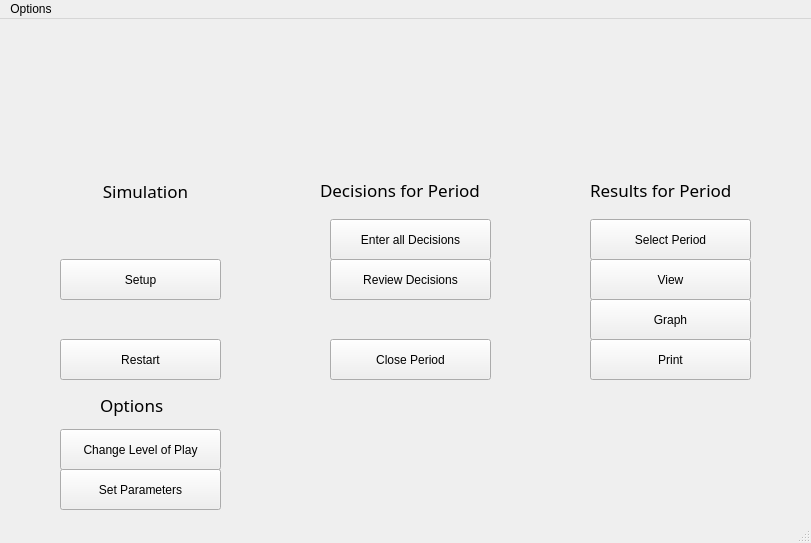
<?xml version="1.0" encoding="UTF-8"?>
<ui version="4.0">
 <class>Mese</class>
 <widget class="QMainWindow" name="Mese">
  <property name="enabled">
   <bool>true</bool>
  </property>
  <property name="geometry">
   <rect>
    <x>0</x>
    <y>0</y>
    <width>811</width>
    <height>543</height>
   </rect>
  </property>
  <property name="mouseTracking">
   <bool>false</bool>
  </property>
  <property name="windowTitle">
   <string>Mese</string>
  </property>
  <widget class="QWidget" name="centralwidget">
   <widget class="QPushButton" name="pushButton">
    <property name="geometry">
     <rect>
      <x>60</x>
      <y>240</y>
      <width>161</width>
      <height>41</height>
     </rect>
    </property>
    <property name="text">
     <string>Setup</string>
    </property>
   </widget>
   <widget class="QPushButton" name="pushButton_2">
    <property name="geometry">
     <rect>
      <x>60</x>
      <y>320</y>
      <width>161</width>
      <height>41</height>
     </rect>
    </property>
    <property name="text">
     <string>Restart</string>
    </property>
   </widget>
   <widget class="QLabel" name="label">
    <property name="geometry">
     <rect>
      <x>80</x>
      <y>160</y>
      <width>131</width>
      <height>21</height>
     </rect>
    </property>
    <property name="maximumSize">
     <size>
      <width>141</width>
      <height>16777215</height>
     </size>
    </property>
    <property name="font">
     <font>
      <family>Montserrat Medium</family>
      <pointsize>13</pointsize>
      <weight>50</weight>
      <italic>false</italic>
      <bold>false</bold>
      <underline>false</underline>
      <strikeout>false</strikeout>
      <kerning>true</kerning>
     </font>
    </property>
    <property name="locale">
     <locale language="English" country="UnitedStates"/>
    </property>
    <property name="text">
     <string comment="30">Simulation</string>
    </property>
    <property name="textFormat">
     <enum>Qt::AutoText</enum>
    </property>
    <property name="scaledContents">
     <bool>false</bool>
    </property>
    <property name="alignment">
     <set>Qt::AlignCenter</set>
    </property>
    <property name="wordWrap">
     <bool>false</bool>
    </property>
    <property name="margin">
     <number>0</number>
    </property>
    <property name="indent">
     <number>-1</number>
    </property>
    <property name="textInteractionFlags">
     <set>Qt::LinksAccessibleByKeyboard|Qt::TextSelectableByKeyboard|Qt::TextSelectableByMouse</set>
    </property>
    <property name="buddy">
     <cstring></cstring>
    </property>
   </widget>
   <widget class="QLabel" name="label_3">
    <property name="geometry">
     <rect>
      <x>590</x>
      <y>160</y>
      <width>191</width>
      <height>21</height>
     </rect>
    </property>
    <property name="font">
     <font>
      <family>Montserrat Medium</family>
      <pointsize>13</pointsize>
     </font>
    </property>
    <property name="text">
     <string>Results for Period </string>
    </property>
   </widget>
   <widget class="QLabel" name="label_2">
    <property name="geometry">
     <rect>
      <x>320</x>
      <y>150</y>
      <width>201</width>
      <height>41</height>
     </rect>
    </property>
    <property name="font">
     <font>
      <family>Montserrat Medium</family>
      <pointsize>13</pointsize>
     </font>
    </property>
    <property name="layoutDirection">
     <enum>Qt::LeftToRight</enum>
    </property>
    <property name="text">
     <string>Decisions for Period </string>
    </property>
   </widget>
   <widget class="QPushButton" name="pushButton_3">
    <property name="geometry">
     <rect>
      <x>330</x>
      <y>200</y>
      <width>161</width>
      <height>41</height>
     </rect>
    </property>
    <property name="text">
     <string>Enter all Decisions</string>
    </property>
   </widget>
   <widget class="QPushButton" name="pushButton_4">
    <property name="geometry">
     <rect>
      <x>330</x>
      <y>240</y>
      <width>161</width>
      <height>41</height>
     </rect>
    </property>
    <property name="text">
     <string>Review Decisions</string>
    </property>
   </widget>
   <widget class="QPushButton" name="pushButton_5">
    <property name="geometry">
     <rect>
      <x>330</x>
      <y>320</y>
      <width>161</width>
      <height>41</height>
     </rect>
    </property>
    <property name="text">
     <string>Close Period</string>
    </property>
   </widget>
   <widget class="QPushButton" name="pushButton_6">
    <property name="geometry">
     <rect>
      <x>590</x>
      <y>200</y>
      <width>161</width>
      <height>41</height>
     </rect>
    </property>
    <property name="text">
     <string>Select Period</string>
    </property>
   </widget>
   <widget class="QPushButton" name="pushButton_7">
    <property name="geometry">
     <rect>
      <x>590</x>
      <y>240</y>
      <width>161</width>
      <height>41</height>
     </rect>
    </property>
    <property name="text">
     <string>View</string>
    </property>
   </widget>
   <widget class="QPushButton" name="pushButton_8">
    <property name="geometry">
     <rect>
      <x>590</x>
      <y>280</y>
      <width>161</width>
      <height>41</height>
     </rect>
    </property>
    <property name="text">
     <string>Graph</string>
    </property>
   </widget>
   <widget class="QPushButton" name="pushButton_9">
    <property name="geometry">
     <rect>
      <x>590</x>
      <y>320</y>
      <width>161</width>
      <height>41</height>
     </rect>
    </property>
    <property name="text">
     <string>Print</string>
    </property>
   </widget>
   <widget class="QLabel" name="label_4">
    <property name="geometry">
     <rect>
      <x>100</x>
      <y>370</y>
      <width>71</width>
      <height>31</height>
     </rect>
    </property>
    <property name="font">
     <font>
      <family>Montserrat Medium</family>
      <pointsize>13</pointsize>
     </font>
    </property>
    <property name="text">
     <string>Options</string>
    </property>
   </widget>
   <widget class="QPushButton" name="pushButton_10">
    <property name="geometry">
     <rect>
      <x>60</x>
      <y>450</y>
      <width>161</width>
      <height>41</height>
     </rect>
    </property>
    <property name="text">
     <string>Set Parameters</string>
    </property>
   </widget>
   <widget class="QPushButton" name="pushButton_11">
    <property name="geometry">
     <rect>
      <x>60</x>
      <y>410</y>
      <width>161</width>
      <height>41</height>
     </rect>
    </property>
    <property name="text">
     <string>Change Level of Play</string>
    </property>
   </widget>
  </widget>
  <widget class="QStatusBar" name="statusbar"/>
  <widget class="QMenuBar" name="menubar">
   <property name="geometry">
    <rect>
     <x>0</x>
     <y>0</y>
     <width>811</width>
     <height>21</height>
    </rect>
   </property>
   <widget class="QMenu" name="menuOptions">
    <property name="title">
     <string>Options</string>
    </property>
    <widget class="QMenu" name="menuLanguage">
     <property name="title">
      <string>Language</string>
     </property>
     <addaction name="actionEnglish"/>
     <addaction name="action"/>
    </widget>
    <widget class="QMenu" name="menuTheme">
     <property name="title">
      <string>Theme</string>
     </property>
     <addaction name="actionDark"/>
     <addaction name="actionLight"/>
    </widget>
    <addaction name="menuLanguage"/>
    <addaction name="separator"/>
    <addaction name="menuTheme"/>
   </widget>
   <addaction name="menuOptions"/>
  </widget>
  <action name="actionEnglish">
   <property name="text">
    <string>English</string>
   </property>
  </action>
  <action name="action">
   <property name="text">
    <string>Русский</string>
   </property>
  </action>
  <action name="actionDark">
   <property name="text">
    <string>Dark</string>
   </property>
  </action>
  <action name="actionLight">
   <property name="text">
    <string>Light</string>
   </property>
  </action>
 </widget>
 <resources/>
 <connections/>
</ui>
